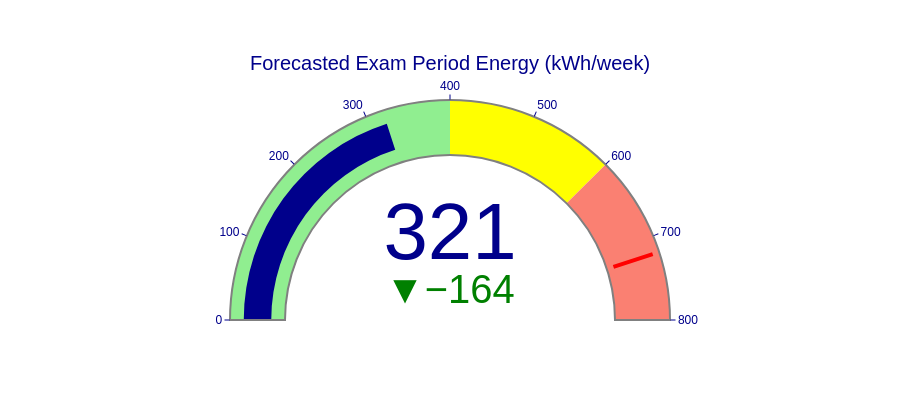

Source (notebook cell):
### Markdown cell above
## Step 8: Create Gauge Visualization (Dashboard Preview)

### Code cell
# Create gauge chart for forecasted energy consumption
fig_gauge = go.Figure(go.Indicator(
    mode="gauge+number+delta",
    value=next_exam_forecast,
    domain={'x': [0, 1], 'y': [0, 1]},
    title={'text': "Forecasted Exam Period Energy (kWh/week)", 'font': {'size': 20}},
    delta={'reference': current_avg, 'increasing': {'color': "red"}, 'decreasing': {'color': "green"}},
    gauge={
        'axis': {'range': [None, max_capacity], 'tickwidth': 1, 'tickcolor': "darkblue"},
        'bar': {'color': "darkblue"},
        'bgcolor': "white",
        'borderwidth': 2,
        'bordercolor': "gray",
        'steps': [
            {'range': [0, max_capacity * 0.5], 'color': 'lightgreen'},
            {'range': [max_capacity * 0.5, max_capacity * 0.75], 'color': 'yellow'},
            {'range': [max_capacity * 0.75, max_capacity], 'color': 'salmon'}
        ],
        'threshold': {
            'line': {'color': "red", 'width': 4},
            'thickness': 0.75,
            'value': max_capacity * 0.9
        }
    }
))

fig_gauge.update_layout(
    paper_bgcolor="white",
    font={'color': "darkblue", 'family': "Arial"},
    height=400
)

fig_gauge.show()

print("\n Gauge Legend:")
print("   Green Zone (0-50%):    Normal consumption")
print("   Yellow Zone (50-75%):  Elevated consumption")
print("   Red Zone (75-100%):    High consumption - monitor closely")

### Figure 1 — Plotly figure (JSON) as saved in the notebook; plotly's stock layout.template omitted (floating-point values rounded to 4 significant figures)
{"data": [{"delta": {"decreasing": {"color": "green"}, "increasing": {"color": "red"}, "reference": 485.1}, "domain": {"x": [0, 1], "y": [0, 1]}, "gauge": {"axis": {"range": [null, 800], "tickcolor": "darkblue", "tickwidth": 1}, "bar": {"color": "darkblue"}, "bgcolor": "white", "bordercolor": "gray", "borderwidth": 2, "steps": [{"color": "lightgreen", "range": [0, 400]}, {"color": "yellow", "range": [400, 600]}, {"color": "salmon", "range": [600, 800]}], "threshold": {"line": {"color": "red", "width": 4}, "thickness": 0.75, "value": 720}}, "mode": "gauge+number+delta", "title": {"font": {"size": 20}, "text": "Forecasted Exam Period Energy (kWh/week)"}, "type": "indicator", "value": 320.7}], "layout": {"font": {"color": "darkblue", "family": "Arial"}, "height": 400, "paper_bgcolor": "white"}}
